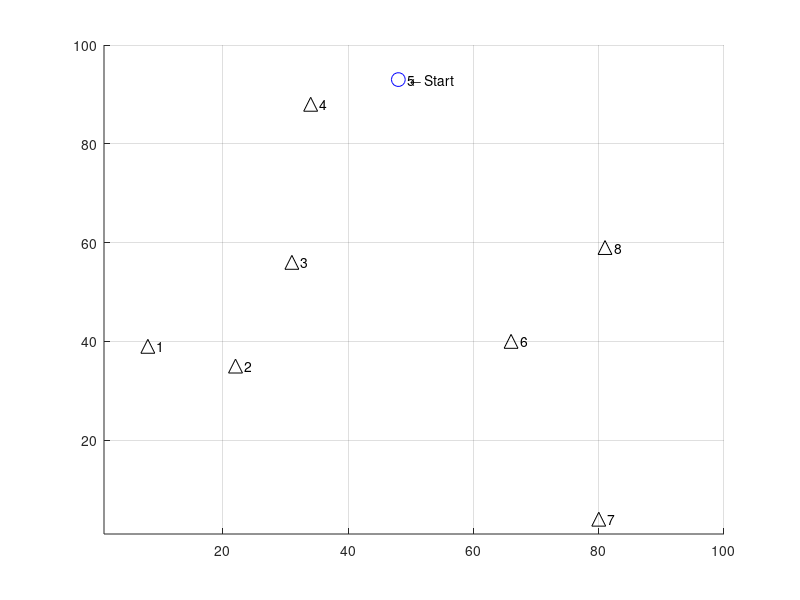

Write MATLAB code to recreate this figure.
% TSP
% Kai Brooks
% github.com/kaibrooks
% Jun 2019
%
% Solves the travelling salesman problem
% Program first solves using the np method and plots it in blue
% Program then uses nn algorithm and solves it in red
%

% Init
clc
close all
clear all
format

% --- Main options --------------------------------------------------------

maxCities = 8;          % (default 9) number of cities to visit, this is the 'n'
% decrease this if it hurts the hardware
gifOutput = 0;          % enables gif output and generation, slows rendering
filename = 'tsp.gif';    % output filename for the gif

twelveCitySeed = 0;     % use pre-computed 12-city seed and skips the bf calculation
% if 0, shuffles seed instead and runs bf normally

% TCS route: 1, 2, 4, 7, 9, 10, 12, 11, 8, 6, 5, 3, 1
% TCS index: 35462161
% TCS dist: 300.25
% TCS NN algorithm path is 1.04x (3.84%) longer and 3628800.00x computationally faster.

% Algorithm enables (with all disabled, just generates the map)
bf = 0;                   % bruteforce algorithm
nn = 0;                   % nearest-neighbor algorithm
gena = 1;                 % genetic algorithm

% sub-algorithms
gaRandomCrossover = 0;    % random crossover variant
gaOrderedCrossover = 1;   % ordered crossover variant

% --- Advanced options and generator settings -----------------------------

outputResults = 0;      % (default 1) shows analysis at completion

gaSelectionFactor = 2;    % (default 2) fractional number of members to select each epoch (eg: 3 = 1/3 of members)
gaInitPopSize = 12;     % (default ???) population for genetic algorithm



bfTickSize = 10000;     % (default 10000) tick size for timing BF algorithm. Higher numbers = more accuracy, slower to display estimate

minLoc = 1;             % (default 1) minimum coordinate to generate for city locations
maxLoc = 100;           % (default 100) maximum coordinate to generate for city locations
plotMarkerSize = 10;    % (default 10) size of markers on map
showLabels = 1;         % (default 1) display city numbers on plot

verbose = 0;            % outputs things, maybe
attempts = 100;         % number of attempts to bruteforce the solution before giving up
maxCpuTime = 100;       % max loops various functions will use before giving up and moving on

% --- Zero other variables (do not modify) --------------------------------

totalDist = 0;          % total distance travelled
gifWritten = 0;         % one-time check for gif creation

o_nn = 0;               % big o for nearest neighbor method
o_bf = 0;               % big o for bruteforce method
o_ga = 0;
nn_distance = 0;        % total minimum distance
bf_distance = 0;
ga_distance = 0;
bf_time = 0;            % time to run algorithm
nn_time = 0;
ga_time = 0;

nnSecs = 0;
bruteforce_minimum_vec = 0;

% --- Program start -------------------------------------------------------

% Override the rng if using the precomputed seed
if twelveCitySeed
    rng('default')
    maxCities = 12;
else
    rng('shuffle')
end

% Generate points
cities = randi([minLoc, maxLoc],2,maxCities); % generate matrix
cities = rot90(cities);  % rotate to form cities(x1,y1) for each point
cities = unique(cities,'rows'); % remove duplicate entries

if (length(cities) ~= maxCities)
    fprintf('*** Generated duplicate city coordinates, pruning %i entries.\n*** New maxCities = %i \n', maxCities - length(cities), length(cities))
end

maxCities = length(cities);  % shorten everything else if we don't have enough cities


startingCity = randi(maxCities);    % randomize starting city
currentCity = startingCity;         % and remember its where we started

visited = zeros([maxCities],1);     % boolean to mark each visited city
visited(currentCity) = 1;           % we're already in our city, so mark it

visitedOrder = zeros([maxCities],1); % vector to store the order which we visited each city
visitedOrder(currentCity) = 1;      % mark out starting city on the path

% Create figure
%f = figure('units','normalized','outerposition',[0 0 1 1]);
axis tight manual % this ensures that getframe() returns a consistent size

hold on
grid on

xlim([minLoc maxLoc])
ylim([minLoc maxLoc])

txt = '    \leftarrow Start';

% Plot cities
for i=1:maxCities
    
    if i == startingCity
        plot(cities(i,1),cities(i,2),'bo','MarkerSize',plotMarkerSize)
        
    else
        plot(cities(i,1),cities(i,2),'k^','MarkerSize',plotMarkerSize)
    end
    if showLabels, text(cities(i,1),cities(i,2),sprintf('   %i', i)), end
    
end

txt = '    \leftarrow Start';
text(cities(startingCity,1),cities(startingCity,2),txt)

% --- Algorithms ----------------------------------------------------------
% Bruteforce algorithm (bf)
if bf
    fprintf('Generating bf pathing matrix...\n')
    % Create gigantic bruteforce path matrix: o(n!)
    arr = [2:maxCities];
    bfVisitOrder = perms(arr);
    bfVisitOrder = rot90(bfVisitOrder); % flip it to make indexing easier
    
    arr = ones(1,length(bfVisitOrder)); % create array of 1's
    bfVisitOrder = [arr;bfVisitOrder];  % append to the beginning
    
    % Add original city back onto end to complete the loop
    for i = 1:length(bfVisitOrder)
        bfVisitOrder(maxCities+1,i) = bfVisitOrder(1,i);
    end
    
    bf_omax = numel(bfVisitOrder); % get total size of matrix
    bfEstimatedTime = 0;    % zero the estimation before starting the loop
    %minDist = maxLoc^2;  % starting minimum distance
    % while sum(visited) < maxCities
    
    for j=1:length(bfVisitOrder)
        o_bf = o_bf + 1;
        
        if j==1,tic,end % start the clock on 2
        
        for i=1:maxCities
            o_bf = o_bf + 1;
            
            a = [cities(bfVisitOrder(i,j),1),cities(bfVisitOrder(i,j),2)];
            b = [cities(bfVisitOrder(i+1,j),1),cities(bfVisitOrder(i+1,j),2)];
            
            checkDistance = [a;b]; % select two points
            distance = pdist(checkDistance,'euclidean');   % find distance between them
            %distance = floor(distance); % truncate
            totalDist = totalDist + distance;
            
            bfSegmentDistances(i,j) = distance;
            
        end
        
        if j==bfTickSize
            timing = toc;
            bfEstimatedTime = timing*(length(bfVisitOrder)/bfTickSize) % timing*((length(bfVisitOrder)-bfTickSize)/bfTickSize) for 'time remaining as of this timing'
            bfTimeTicks = length(bfVisitOrder)/bfTickSize;
        end
        
        bfDistances(j) = totalDist; % store the total path length
        totalDist = 0;              % reset for the next run
        
        % Output running information
        clc
        fprintf('Starting BF for n=%i, O(n!)=%i \n',maxCities, bf_omax)
        
        if length(bfVisitOrder) > bfTickSize % only display if enough data to estimate
            if bfEstimatedTime > 0
                fprintf('Estimated runtime: %s\n',formatTime(bfEstimatedTime))
            else
                fprintf('Estimated runtime: (Sampling %i more times..)\n',bfTickSize-j)
            end
        end
        fprintf('Current runtime  : %s\n',formatTime(toc))
        fprintf('Computing optimal route... %.2f%% \n', (o_bf / bf_omax) * 100)
        
    end % end of loop
    
    % Find min value
    [bfMinDist,bfMinIndex] = min(bfDistances);
    %bruteforce_path_taken = bfVisitOrder(:,bfMinIndex)
    
    %min(bfDist)
    %bfDist(j)
    
    %bfDist
    %     bfMinIndex
    %     bfDistances(bfMinIndex)
    bf_distance = bfMinDist;    % save for comparison
    
    % Plot it
    for i=1:maxCities
        
        a = [cities(bfVisitOrder(i,bfMinIndex),1), cities(bfVisitOrder(i,bfMinIndex),2)];
        b = [cities(bfVisitOrder(i+1,bfMinIndex),1), cities(bfVisitOrder(i+1,bfMinIndex),2)];
        
        x = [a(1), b(1)];
        y = [a(2), b(2)];
        plot(x,y,'b--','LineWidth',plotMarkerSize/8)
        
        
        %bfVisitOrder(i:4,bfShortest) gives path
        
    end
    bfSecs = toc;
    if bfSecs > 0
        hours = 0;
        mins = 0;
        secs = 0;
        
        mins = floor(bfSecs / 60);
        secs = (rem(bfSecs, 60));
        
        if mins > 60
            hours = floor(mins / 60);
            mins = mins - (hours*60);
        end
        
        bf_time = sprintf('%ih%im%.0fs',hours,mins,secs); % format time
    end
    
    %fprintf('BF method complete in %.2f seconds\n', toc)
end

% Clear variables between runs
totalDist = 0;
minDist = 0;

% Nearest Neighbor Algorithm
if nn
    fprintf('Computing nearest neighbor route...\n')
    for j = 2:maxCities
        if j==2,tic,end % start the clock on 2
        
        o_nn = o_nn + 1;
        
        ccLoc = [cities(currentCity,1), cities(currentCity,2)]; % coords of current city
        
        minDist = maxLoc^2;   % starting distance, make maximum possible
        
        for i = 1:maxCities
            o_nn = o_nn + 1;
            
            if visited(i), continue, end % skip cities we've visited
            
            a = ccLoc;  % current city coordinates
            b = [cities(i,1),cities(i,2)];
            
            checkDistance = [a;b]; % select two points
            
            distance = pdist(checkDistance,'euclidean');    % find distance between them
            
            % Draw decision lines
            if gifOutput
                % Draw 'decision' line
                x = [cities(currentCity,1), cities(i,1)];
                y = [cities(currentCity,2), cities(i,2)];
                
                h = plot(x,y,'g:','LineWidth',plotMarkerSize/8)
                uistack(h,'bottom');
                
                drawnow
                % Capture the plot as an image
                title("" + o_nn)
                if  gifWritten == 0
                    gifWritten = 1;
                    gif(filename,'DelayTime',0.01,'LoopCount',1,'frame',gcf)
                else
                    gifWritten = 1;
                    gif
                end
            end
            
            if distance < minDist
                minDist = distance;
                nextCity = i;
                nextLoc = [cities(i,1),cities(i,2)];
            end
            
            
        end
        
        if j == maxCities+1
            a = [cities(maxCities,1),maxCities(2)];  % current city coordinates
            b = [cities(1,1),cities(1,2)];
            
            checkDistance = [a;b]; % select two points
            distance = pdist(checkDistance,'euclidean');   % find distance between them
            totalDist = totalDist + distance;
        end
        
        %  what we found for the next move
        minDist;
        nextCity;
        
        %fprintf('Moving to city %i with a distance of %.2f \n',nextCity,minDist)
        
        % Plot line to shortest next, vector 1 is both x's, 2 is both y's
        x = [cities(currentCity,1), cities(nextCity,1)];
        y = [cities(currentCity,2), cities(nextCity,2)];
        plot(x,y,'r--','LineWidth',plotMarkerSize/8)
        
        %txt = 'Next \rightarrow  ';
        %text(cities(nextCity,1),cities(nextCity,2),txt,'HorizontalAlignment','right')
        
        % Update for next loop
        currentCity = nextCity;
        visited(nextCity) = 1;
        visitedOrder(j) = nextCity;
        minDist; % verbose
        totalDist = totalDist + minDist;
        
        % Break if we've visited everything
        if sum(visited) == maxCities, break, end
        
    end
    
    % Complete the loop
    
    a = [cities(currentCity,1), cities(currentCity,2)];  % current city coordinates
    b = [cities(startingCity,1),cities(startingCity,2)];
    
    checkDistance = [a;b]; % select two points
    distance = pdist(checkDistance,'euclidean');
    minDist;
    totalDist = totalDist + distance; % Update total distance once more
    
    x = [cities(currentCity,1), cities(startingCity,1)];
    y = [cities(currentCity,2), cities(startingCity,2)];
    plot(x,y,'r--','LineWidth',plotMarkerSize/8)
    
    if gifOutput
        drawnow
        gif
    end
    
    nn_distance = totalDist;
    
    nn_time = formatTime(toc);
end

% Clear variables between runs
totalDist = 0;
minDist = 0;

% genetic algorithm
if gena
    % create genes
    linearPath = [1:maxCities];
    
    for i=1:gaInitPopSize
        gaVisitOrder(i,:) = linearPath(randperm(length(linearPath)));
    end
    
    % shift matrix so starting city is correct
    for i=1:gaInitPopSize
        k = find(gaVisitOrder(i,:) == startingCity);
        gaVisitOrder(i,:) = circshift(gaVisitOrder(i,:), (maxCities+1) - k);
    end
    
    % copy first entry and place it on back
    arr = ones(1,gaInitPopSize);
    arr = arr * startingCity;
    
    gaVisitOrder;
    gaVisitOrder = flip(rot90(gaVisitOrder)); % rearrange for visitation reasons
    gaVisitOrder = [gaVisitOrder;arr];
    
    % dont add remaining city, just go back to it and let the ga sort it out?
    
    % calculate lengths of each option
    for j=1:gaInitPopSize
        o_ga = o_ga + 1;
        
        if j==1,tic,end % start the clock on 2
        
        for i=1:maxCities % if -1 because we loop back around instead of indexing the path back to start
            o_ga = o_ga + 1;
            
            a = [cities(gaVisitOrder(i,j),1),cities(gaVisitOrder(i,j),2)];
            b = [cities(gaVisitOrder(i+1,j),1),cities(gaVisitOrder(i+1,j),2)];
            
            checkDistance = [a;b]; % select two points
            distance = pdist(checkDistance,'euclidean');   % find distance between them
            %distance = floor(distance); % truncate
            totalDist = totalDist + distance;
            
            gaSegmentDistances(i,j) = distance;
            
        end
        
        % timing
        %         if j==bfTickSize
        %             timing = toc;
        %             bfEstimatedTime = timing*(length(bfVisitOrder)/bfTickSize) % timing*((length(bfVisitOrder)-bfTickSize)/bfTickSize) for 'time remaining as of this timing'
        %             bfTimeTicks = length(bfVisitOrder)/bfTickSize;
        %         end
        
        gaDistances(j) = totalDist; % store the total path length
        totalDist = 0;              % reset for the next run
        
        % Output running information
        %         clc
        %         fprintf('Starting BF for n=%i, O(n!)=%i \n',maxCities, bf_omax)
        %
        %         if length(bfVisitOrder) > bfTickSize % only display if enough data to estimate
        %             if bfEstimatedTime > 0
        %                 fprintf('Estimated runtime: %s\n',formatTime(bfEstimatedTime))
        %             else
        %                 fprintf('Estimated runtime: (Sampling %i more times..)\n',bfTickSize-j)
        %             end
        %         end
        %         fprintf('Current runtime  : %s\n',formatTime(toc))
        %         fprintf('Computing optimal route... %.2f%% \n', (o_bf / bf_omax) * 100)
        
    end % end of loop
    
    % normalize values for selection process (vector sum = 1)
    %gaVisitOrder
    %gaDistances
    gaFitness = gaDistances ./ norm(gaDistances,1);
    preMean = mean(gaFitness);
    %gaFitness
    
    
    % ** select members
    selected = zeros(1,gaInitPopSize);
    while sum(selected) < (gaInitPopSize/gaSelectionFactor) % run until it selects 1/selectionFactor of the members
        a = rand();
        for i = 1:gaInitPopSize;
            a = a - gaFitness(i);
            %fprintf('%.4f - %.4f\n',a,gaFitness(i))
            if a < 0
                %fprintf('Selected:  %i\n',i)
                gaFitness(i) = 0;
                selected(i) = 1;
                break
            end
        end
    end
    
    % get parents chromosomes
    tempMean = 0;
    k = 0;
    for i = 1:gaInitPopSize
        if gaFitness(i)
            k = k + 1;     % write to the correct indexes to prevent zero values
            gaParentChrom(:,k) = gaVisitOrder(:,i); % write parents chromosomes for use in breeding
            tempMean(k) = gaFitness(i); % capture mean for statistical reasons 
        end
    end
    
    postMean = mean(tempMean(tempMean ~= 0));
    fprintf('Mean %.4f -> %.4f (%.6f change)\n', preMean, postMean, postMean/preMean)
    
    % breed new population
    %for j = 1:gaInitPopSize/4
    %gaParentChrom
    popNeeded = gaInitPopSize;
    k = 0; % indexing fix
    hit = 0;
    miss = 0;
    
    % random swap subalgorithm
    if gaRandomCrossover
        while popNeeded > 0
            
            for i = 2:maxCities   % = 2:n because the start and end cities never change
                parenta = gaParentChrom(i,1);
                parentb = gaParentChrom(i,2);
                
                if round(rand) == 1
                    newMember(i) = parenta;
                else
                    newMember(i) = parentb;
                end
                
                if verbose, fprintf('Mix %i and %i -> %i\n' ,parenta,parentb,newMember(i)), end
            end
            
            if length(unique(newMember)) == length(newMember)
                k=k+1;
                popNeeded = popNeeded -1;
                newPop(k,:) = newMember;
                hit = hit+1;
            else
                miss = miss+1;
            end
            
        end
        
        newPop
        newPop = unique(newPop,'rows')
        
        hit
        miss
        
    end
    
    
%     parenta = gaParentChrom(i,1);
%     parentb = gaParentChrom(i,2);
%     
if gaOrderedCrossover
    k = 0;
    i = 0;
    [tempLength tempHeight] = size(gaParentChrom);
    crossoverPoint = randi([2 length(gaParentChrom)-2]) % ignore first and last entries since those are start/loop paths
    gaParentChrom
    for j = 1:2:tempHeight-1
        %clear childa, clear childb;
        
        childPart1 = gaParentChrom(1:crossoverPoint,j); % first half of chromosome
        tempChild = gaParentChrom(:,j+1);               % temp store entire other parent
        
        % check second parent gene-by-gene, add non-duplicates in order of appearance
        for i = 2:length(tempChild)
            if verbose, fprintf('Checking for duplicate alele: %i\n',tempChild(i)), end
            if ~ismember(tempChild(i),childPart1)
                k=k+1;
                if verbose, fprintf('Adding %i to chromosome\n',tempChild(i)), end
                childPart2(i,1) = tempChild(i);
            end
        end
        childPart2 = childPart2(childPart2 ~= 0);
        
        %childPart1
        %childPart2
        
        newChild = [childPart1;childPart2;childPart1(1)];
        
        newPop(:,ceil(j/gaSelectionFactor)) = newChild;         % ceil to remove every other column of zeroes
        
        clear childPart*;          % flush old data
        clear temp*;
        
    end
    
    newPop
    
end % end of algorithm

    % select parents
    %parenta = 
    %parentb = 
    
   
    % for i = 1:initPopSize
    %     dnabi(i,:) = round(rand(1,dnaLength)); % dna with word length = maxCities
    %     % dna stored by (i,j), where i = chromosome (entire thing), j = alele (bit)
    %     clc
    %     fprintf('\n')
    %     fprintf('Generating %i more population...\n',initPopSize-i)
    % end
    % popGenTime = formatTime(toc);
    % fprintf('Population generated in %s\n',popGenTime)
    %
    % dnabi;
    %
    % % convert DNA into number for pathing
    % tic
    % fprintf('Converting genes to path order...\n')
    % for k = 1:initPopSize           % population
    %     for j = 1:maxCities         % chromosome
    %         for i = 1:wordLength    % word
    %             temp(i) = dnabi(k, i+((j*wordLength)-wordLength) );
    %         end
    %         gaVisitOrder(k,j) = bi2de(flip(temp)); % flip so the lsb is the rightmost bit
    %         clear temp;
    %     end
    %     clc
    %     fprintf('Population generated in %s\n',popGenTime)
    %     fprintf('Generating %i more genes paths...\n',initPopSize-k)
    %
    % end
    %
    % fprintf('Path order generated in %s\n',formatTime(toc))
    %
    % gaVisitOrder;
    
    % gaVisitOrder = gaVisitOrder+1; % how to add 1 for route calculation
    
    % --- wipe out all invalid genes
    
    % Determine if rows have duplicate entries (and are thus invalid)
    % uniqueEntries = 0;
    % for i = 1:initPopSize
    %     a = gaVisitOrder(i:i,:);
    %     if length(a) == length(unique(a))
    %         %fprintf('%i: unique\n',i)
    %         uniqueEntries = uniqueEntries + 1;
    %     else
    %         %fprintf('%i: not unique\n',i)
    %     end
    % end
    %
    % uniqueRatio = uniqueEntries / initPopSize;
    %
    % fprintf('%i valid chromosomes: %.2f%%',uniqueEntries, uniqueRatio*100)
end

if outputResults
    fprintf('\nTravelling done!\n')
    fprintf('------- Results -------\n')
    
    fprintf(1, 'Alg. |\tBF\t\tNN\t\tGA\n')
    fprintf(1, 'O(n) |\t%i\t\t%i\t\t%i\n', o_bf, o_nn, o_ga)
    fprintf(1, 'Dist.|\t%.2f\t\t%.2f\t\t%.2f\n', bf_distance, nn_distance, ga_distance')
    fprintf(1, 'Time |\t%s\t\t%s\t\t%s\n', bf_time, nn_time, ga_time)
    fprintf('\n')
    fprintf('NN algorithm path is %.2fx (%.2f%%) longer and %.2fx computationally faster.\n',nn_distance/bf_distance, (abs(1-(nn_distance/bf_distance)))*100, o_bf/o_nn)
end

% Functions
function t=formatTime(secs);
% Input seconds, output formatted '_h_m_s'

if secs == 0
    t=sprintf('(no time available)');
    return
elseif secs < 1
    t=sprintf('<1s');
    return
else
    hours = 0;
    minutes = 0;
    seconds = 0;
    minutes = floor(secs / 60);
    seconds = rem(secs, 60);
    if minutes > 60
        hours = floor(minutes / 60);
        minutes = minutes - (hours*60);
    end
    t=sprintf('%ih%im%.0fs',hours,minutes,seconds);
    return
end
end